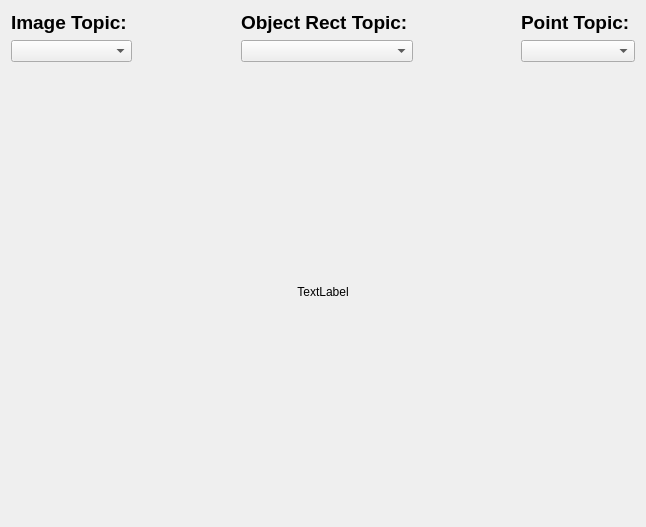
<?xml version="1.0" encoding="UTF-8"?>
<ui version="4.0">
 <class>image_viewer_form</class>
 <widget class="QWidget" name="image_viewer_form">
  <property name="geometry">
   <rect>
    <x>0</x>
    <y>0</y>
    <width>646</width>
    <height>527</height>
   </rect>
  </property>
  <property name="windowTitle">
   <string>Form</string>
  </property>
  <layout class="QGridLayout" name="gridLayout">
   <item row="2" column="2">
    <widget class="QComboBox" name="rect_topic_combo_box_"/>
   </item>
   <item row="1" column="0">
    <widget class="QLabel" name="image_topic_label_">
     <property name="sizePolicy">
      <sizepolicy hsizetype="Preferred" vsizetype="Fixed">
       <horstretch>0</horstretch>
       <verstretch>0</verstretch>
      </sizepolicy>
     </property>
     <property name="font">
      <font>
       <family>Ubuntu</family>
       <pointsize>14</pointsize>
       <weight>75</weight>
       <bold>true</bold>
      </font>
     </property>
     <property name="text">
      <string>Image Topic: </string>
     </property>
    </widget>
   </item>
   <item row="1" column="4">
    <widget class="QLabel" name="point_topic_label_">
     <property name="sizePolicy">
      <sizepolicy hsizetype="Preferred" vsizetype="Fixed">
       <horstretch>0</horstretch>
       <verstretch>0</verstretch>
      </sizepolicy>
     </property>
     <property name="font">
      <font>
       <family>Ubuntu</family>
       <pointsize>14</pointsize>
       <weight>75</weight>
       <bold>true</bold>
      </font>
     </property>
     <property name="text">
      <string>Point Topic: </string>
     </property>
    </widget>
   </item>
   <item row="1" column="2">
    <widget class="QLabel" name="rect_topic_label_">
     <property name="sizePolicy">
      <sizepolicy hsizetype="Preferred" vsizetype="Fixed">
       <horstretch>0</horstretch>
       <verstretch>0</verstretch>
      </sizepolicy>
     </property>
     <property name="font">
      <font>
       <family>Ubuntu</family>
       <pointsize>14</pointsize>
       <weight>75</weight>
       <bold>true</bold>
      </font>
     </property>
     <property name="text">
      <string>Object Rect Topic: </string>
     </property>
    </widget>
   </item>
   <item row="2" column="0">
    <widget class="QComboBox" name="image_topic_combo_box_"/>
   </item>
   <item row="2" column="4">
    <widget class="QComboBox" name="point_topic_combo_box_"/>
   </item>
   <item row="1" column="1">
    <spacer name="horizontalSpacer">
     <property name="orientation">
      <enum>Qt::Horizontal</enum>
     </property>
     <property name="sizeHint" stdset="0">
      <size>
       <width>40</width>
       <height>20</height>
      </size>
     </property>
    </spacer>
   </item>
   <item row="1" column="3">
    <spacer name="horizontalSpacer_2">
     <property name="orientation">
      <enum>Qt::Horizontal</enum>
     </property>
     <property name="sizeHint" stdset="0">
      <size>
       <width>40</width>
       <height>20</height>
      </size>
     </property>
    </spacer>
   </item>
   <item row="4" column="0" colspan="5">
    <widget class="QLabel" name="view_">
     <property name="minimumSize">
      <size>
       <width>1</width>
       <height>1</height>
      </size>
     </property>
     <property name="text">
      <string>TextLabel</string>
     </property>
     <property name="alignment">
      <set>Qt::AlignCenter</set>
     </property>
    </widget>
   </item>
  </layout>
 </widget>
 <resources/>
 <connections/>
</ui>
